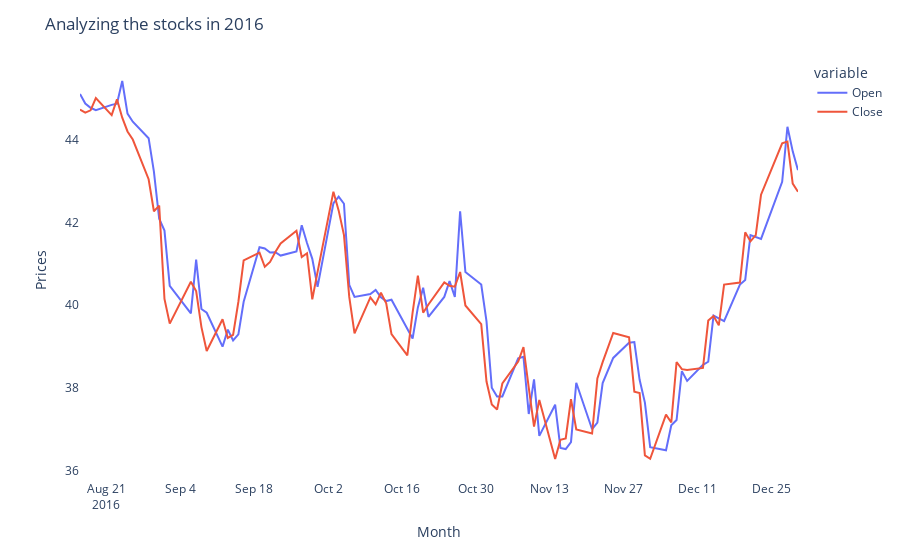

The notebook cell this image was saved under:
### Code cell
plot('2016','Open','Close')
